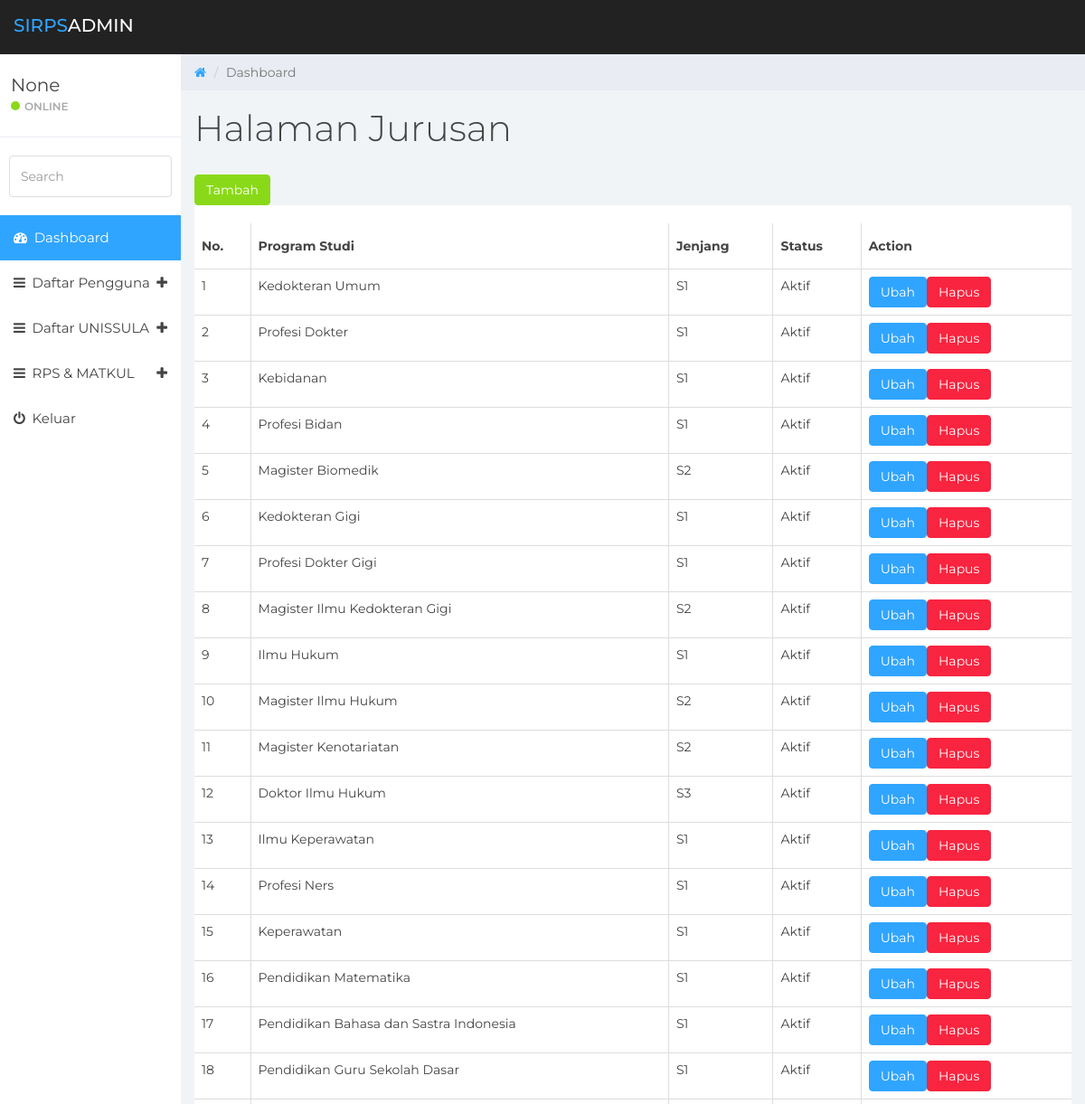
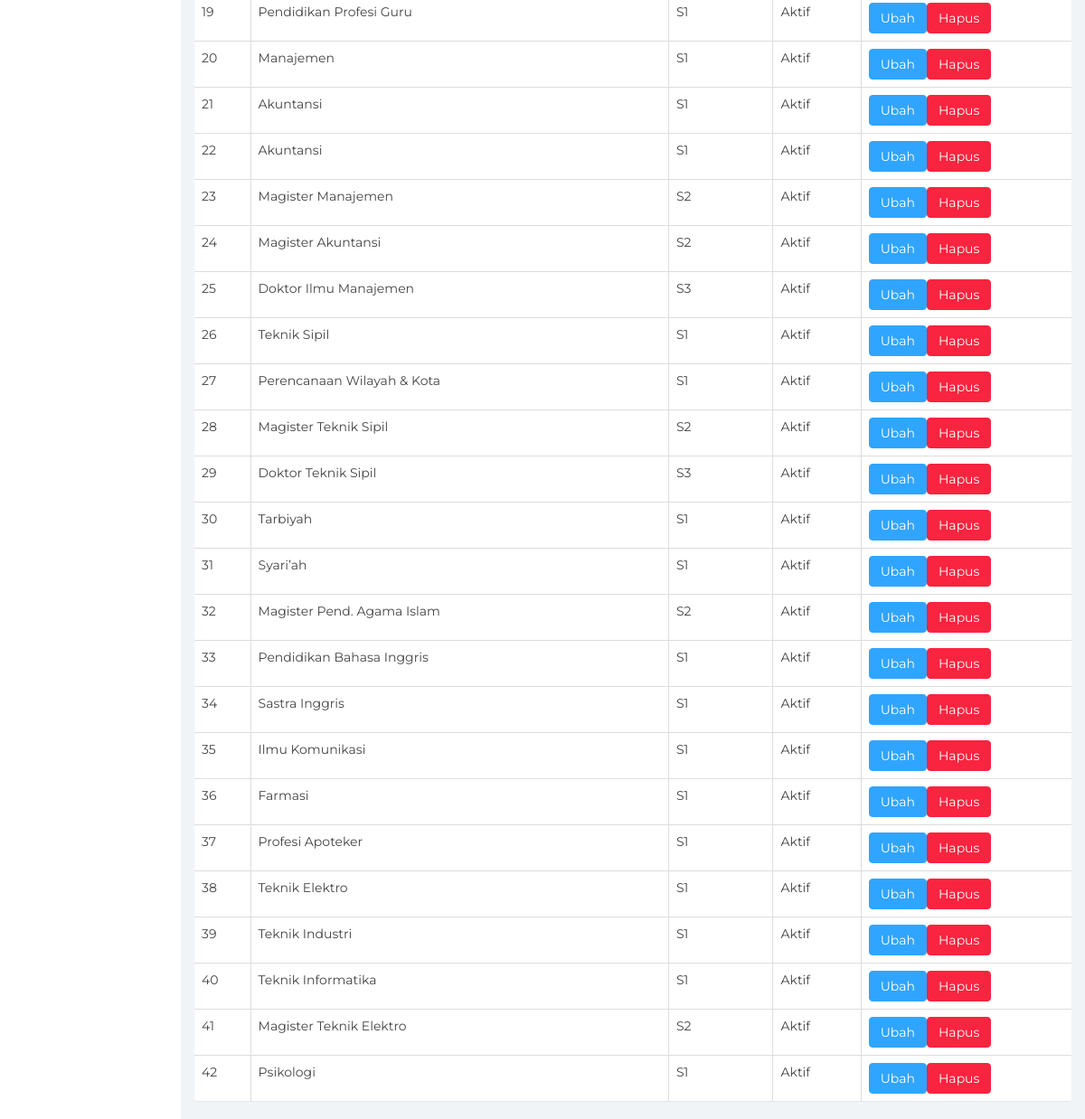
Page /admin/Home/vJurusan.php on the committed database (2 pictures, top to bottom).
### tables this page shows
CREATE TABLE `tbl_jurusan` (
  `idJurusan` int(11) NOT NULL,
  `idFakultas` int(11) NOT NULL,
  `programStudi` varchar(100) NOT NULL,
  `jenjang` varchar(255) NOT NULL,
  `status` varchar(50) NOT NULL
);

### admin/Home/vJurusan.php (the view, shortened to what this page needs)
<!DOCTYPE html>
<html>
<head>
    <link href="css/bootstrap.min.css" rel="stylesheet">
    <link href="css/font-awesome.min.css" rel="stylesheet">
    <link href="css/datepicker3.css" rel="stylesheet">
    <link href="css/styles.css" rel="stylesheet">
</head>
<body>
    <nav class="navbar navbar-custom navbar-fixed-top" role="navigation">
        <div class="container-fluid">
            <div class="navbar-header">
                <a class="navbar-brand" href="#"><span>SIRPS</span>Admin</a>
            </div>
        </div>
    </nav>
    <div id="sidebar-collapse" class="col-sm-3 col-lg-2 sidebar">
        <div class="profile-sidebar">
            <div class="profile-usertitle">
                <div class="profile-usertitle-name">
                    <?php
                    if (isset($_SESSION['emailAdmin'])) {
                        echo $_SESSION['emailAdmin'];
                    } else {
                        echo "None";
                    }
                    ?>
                </div>
                <div class="profile-usertitle-status"><span class="indicator label-success"></span>Online</div>
            </div>
        </div>
        <form role="search">
            <div class="form-group">
                <input type="text" class="form-control" placeholder="Search">
            </div>
        </form>
        <ul class="nav menu">
            <li class="active"><a href="./home.php"><em class="fa fa-dashboard">&nbsp;</em> Dashboard</a></li>
            <li class="parent "><a data-toggle="collapse" href="#sub-item-1">
                    <em class="fa fa-navicon">&nbsp;</em> Daftar Pengguna <span data-toggle="collapse" href="#sub-item-1" class="icon pull-right"><em class="fa fa-plus"></em></span>
                </a>
            </li>
            <li class="parent "><a data-toggle="collapse" href="#sub-item-2">
                    <em class="fa fa-navicon">&nbsp;</em> Daftar UNISSULA <span data-toggle="collapse" href="#sub-item-2" class="icon pull-right"><em class="fa fa-plus"></em></span>
                </a>
            </li>
            <li class="parent "><a data-toggle="collapse" href="#sub-item-3">
                    <em class="fa fa-navicon">&nbsp;</em> RPS & MATKUL <span data-toggle="collapse" href="#sub-item-3" class="icon pull-right"><em class="fa fa-plus"></em></span>
                </a>
            </li>
            <li><a href="../../controller/admin/prosesLogout_Admin.php"><em class="fa fa-power-off">&nbsp;</em> Keluar</a></li>
        </ul>
    </div>
    <div class="col-sm-9 col-sm-offset-3 col-lg-10 col-lg-offset-2 main">
        <div class="row">
            <ol class="breadcrumb">
                <li><a href="#">
                        <em class="fa fa-home"></em>
                    </a></li>
                <li class="active">Dashboard</li>
            </ol>
        </div>
        <div class="row">
            <div class="col-lg-12">
                <h1 class="page-header">Halaman Jurusan</h1>
                <div class="text-left">
                    <a href="./Master/vTambah_Jurusan.php">
                        <button class="btn btn-success">Tambah</button>
                    </a>
                </div>
            </div>
        </div>
        <div class="panel panel-container">
            <table class="table table-bordered">
                <thead>
                    <tr>
                        <th>No.</th>
                        <th>Program Studi</th>
                        <th>Jenjang</th>
                        <th>Status</th>
                        <th>Action</th>
                    </tr>
                </thead>
                <tbody>
                    <?php
                    include '../../database/koneksi.php';
                    $sql = "SELECT * FROM tbl_jurusan";
                    $result = mysqli_query($conn, $sql);
                    if ($result && mysqli_num_rows($result) > 0) {
                        $no = 1;
                        while ($row = mysqli_fetch_assoc($result)) {
                            echo "<tr>";
                            echo "<td>" . $no++ . "</td>";
                            echo "<td>" . $row['programStudi'] . "</td>";
                            echo "<td>" . $row['jenjang'] . "</td>";
                            echo "<td>" . $row['status'] . "</td>";
                            echo "<td>";
                            echo "<a href='./Master/vUbah_Jurusan.php?idJurusan=" . $row['idJurusan'] . "'><button class='btn btn-primary'>Ubah</button></a>";
                            echo "<a href='../../controller/admin/prosesHapus_Jurusan.php?idJurusan=" . $row['idJurusan'] . "'><button class='btn btn-danger'>Hapus</button></a>";
                            echo "</td>";
                            echo "</tr>";
                        }
                    } else {
                        echo "<tr><td colspan='4'>Tidak ada data admin.</td></tr>";
                    }
                    ?>
                </tbody>
            </table>
        </div>
    </div>
</body>
</html>

### admin/Home/css/styles.css (style rules this page uses)
body { background: #f1f4f7; padding-top: 60px; font-size: 14px; color: #444444; font-family: "Montserrat", "Helvetica Neue", Helvetica, Arial, sans-serif; }
a, a:hover, a:focus { color: #30a5ff; }
h1, h2, h3, h4, h5, h6 { color: #444444; }
h1 { font-weight: 300; font-size: 40px; }
input.form-control { border: 1px solid #ddd; box-shadow: none; height: 46px; }
.navbar-custom { background: #222; height: 60px; }
.navbar-header .navbar-brand { color: #fff; font-size: 20px; text-transform: uppercase; font-weight: 500; height: 60px; padding-top: 18px; }
.navbar-header .navbar-brand span { color: #30a5ff; }
.btn-primary, .btn-primary:hover, .btn-primary:focus, .btn-primary:active, .btn-primary.active, .open > .dropdown-toggle.btn-primary, .btn-primary.disabled, .btn-primary[disabled], fieldset[disabled] .btn-primary, .btn-primary.disabled:hover, .btn-primary[disabled]:hover, fieldset[disabled] .btn-primary:hover, .btn-primary.disabled:focus, .btn-primary[disabled]:focus, fieldset[disabled] .btn-primary:focus, .btn-primary.disabled:active, .btn-primary[disabled]:active, fieldset[disabled] .btn-primary:active, .btn-primary.disabled.active, .btn-primary[disabled].active, fieldset[disabled] .btn-primary.active { background-color: #30a5ff; border-color: #30a5ff; }
.btn-success, .btn-success:hover, .btn-success:focus, .btn-success:active, .btn-success.active, .open > .dropdown-toggle.btn-success, .btn-success.disabled, .btn-success[disabled], fieldset[disabled] .btn-success, .btn-success.disabled:hover, .btn-success[disabled]:hover, fieldset[disabled] .btn-success:hover, .btn-success.disabled:focus, .btn-success[disabled]:focus, fieldset[disabled] .btn-success:focus, .btn-success.disabled:active, .btn-success[disabled]:active, fieldset[disabled] .btn-success:active, .btn-success.disabled.active, .btn-success[disabled].active, fieldset[disabled] .btn-success.active { background-color: #8ad919; border-color: #8ad919; }
.btn-danger, .btn-danger:hover, .btn-danger:focus, .btn-danger:active, .btn-danger.active, .open > .dropdown-toggle.btn-danger, .btn-danger.disabled, .btn-danger[disabled], fieldset[disabled] .btn-danger, .btn-danger.disabled:hover, .btn-danger[disabled]:hover, fieldset[disabled] .btn-danger:hover, .btn-danger.disabled:focus, .btn-danger[disabled]:focus, fieldset[disabled] .btn-danger:focus, .btn-danger.disabled:active, .btn-danger[disabled]:active, fieldset[disabled] .btn-danger:active, .btn-danger.disabled.active, .btn-danger[disabled].active, fieldset[disabled] .btn-danger.active { background-color: #f9243f; border-color: #f9243f; }
.label-success { background-color: #8ad919; }
.panel { border: 0; }
.panel-container { padding-top: 20px; }
.navbar { border: 0; }
.sidebar { display: block; padding: 0; display: none; box-shadow: none; background: #fff; }
.sidebar ul { margin: 20px 0px; }
.sidebar form { padding: 10px 0 0 0; margin: 10px 10px 20px 10px; }
@media (min-width: 768px) { .sidebar { display: block; position: fixed; top: 60px; bottom: 0; left: 0; z-index: 1000; display: block; margin: 0; padding: 0; overflow-x: hidden; overflow-y: auto; } }
@media (min-width: 768px) { .navbar-header { width: 100%; } }
.sidebar ul.nav .active a, .sidebar ul.nav li.parent a.active, .sidebar ul.nav .active > a:hover, .sidebar ul.nav li.parent a.active:hover, .sidebar ul.nav .active > a:focus, .sidebar ul.nav li.parent a.active:focus { color: #fff; background-color: #30a5ff; }
.sidebar ul.nav li a { height: 50px; font-size: 15px; line-height: 2em; color: #444444; }
.profile-sidebar { padding: 10px 0; border-bottom: 1px solid #e9ecf2; }
.indicator { width: 10px; height: 10px; display: inline-block; border-radius: 9999px; margin-right: 5px; }
.profile-usertitle { float: left; text-align: left; margin: 10px 0 0 12px; }
.profile-usertitle-name { font-size: 20px; margin-bottom: 0px; }
.profile-usertitle-status { text-transform: uppercase; color: #AAA; font-size: 12px; font-weight: 600; margin-bottom: 15px; }
.breadcrumb { border-radius: 0; padding: 10px 15px 10px 15px; background: #e9ecf2; margin: 0; }
h1.page-header { margin-top: 20px; border-bottom: 0; }
.table { background: #fff; }
.table > thead > tr > th { border-bottom: 1px solid #e6e7e8; vertical-align: middle; height: 50px; }

### rows in the picture
tbl_jurusan: programStudi "Kedokteran Umum", jenjang "S1", status "Aktif"
tbl_jurusan: programStudi "Profesi Dokter", jenjang "S1", status "Aktif"
tbl_jurusan: programStudi "Kebidanan", jenjang "S1", status "Aktif"
tbl_jurusan: programStudi "Profesi Bidan", jenjang "S1", status "Aktif"
tbl_jurusan: programStudi "Magister Biomedik", jenjang "S2", status "Aktif"
tbl_jurusan: programStudi "Kedokteran Gigi", jenjang "S1", status "Aktif"
tbl_jurusan: programStudi "Profesi Dokter Gigi", jenjang "S1", status "Aktif"
tbl_jurusan: programStudi "Magister Ilmu Kedokteran Gigi", jenjang "S2", status "Aktif"
tbl_jurusan: programStudi "Ilmu Hukum", jenjang "S1", status "Aktif"
tbl_jurusan: programStudi "Magister Ilmu Hukum", jenjang "S2", status "Aktif"
tbl_jurusan: programStudi "Magister Kenotariatan", jenjang "S2", status "Aktif"
tbl_jurusan: programStudi "Doktor Ilmu Hukum", jenjang "S3", status "Aktif"
tbl_jurusan: programStudi "Ilmu Keperawatan", jenjang "S1", status "Aktif"
tbl_jurusan: programStudi "Profesi Ners", jenjang "S1", status "Aktif"
tbl_jurusan: programStudi "Keperawatan", jenjang "S1", status "Aktif"
tbl_jurusan: programStudi "Pendidikan Matematika", jenjang "S1", status "Aktif"
tbl_jurusan: programStudi "Pendidikan Bahasa dan Sastra Indonesia", jenjang "S1", status "Aktif"
tbl_jurusan: programStudi "Pendidikan Guru Sekolah Dasar", jenjang "S1", status "Aktif"
tbl_jurusan: programStudi "Pendidikan Profesi Guru", jenjang "S1", status "Aktif"
tbl_jurusan: programStudi "Manajemen", jenjang "S1", status "Aktif"
tbl_jurusan: programStudi "Akuntansi", jenjang "S1", status "Aktif"
tbl_jurusan: programStudi "Akuntansi", jenjang "S1", status "Aktif"
tbl_jurusan: programStudi "Magister Manajemen", jenjang "S2", status "Aktif"
tbl_jurusan: programStudi "Magister Akuntansi", jenjang "S2", status "Aktif"
tbl_jurusan: programStudi "Doktor Ilmu Manajemen", jenjang "S3", status "Aktif"
tbl_jurusan: programStudi "Teknik Sipil", jenjang "S1", status "Aktif"
tbl_jurusan: programStudi "Perencanaan Wilayah & Kota", jenjang "S1", status "Aktif"
tbl_jurusan: programStudi "Magister Teknik Sipil", jenjang "S2", status "Aktif"
tbl_jurusan: programStudi "Doktor Teknik Sipil", jenjang "S3", status "Aktif"
tbl_jurusan: programStudi "Tarbiyah", jenjang "S1", status "Aktif"
tbl_jurusan: programStudi "Syari’ah", jenjang "S1", status "Aktif"
tbl_jurusan: programStudi "Magister Pend. Agama Islam", jenjang "S2", status "Aktif"
tbl_jurusan: programStudi "Pendidikan Bahasa Inggris", jenjang "S1", status "Aktif"
tbl_jurusan: programStudi "Sastra Inggris", jenjang "S1", status "Aktif"
tbl_jurusan: programStudi "Ilmu Komunikasi", jenjang "S1", status "Aktif"
tbl_jurusan: programStudi "Farmasi", jenjang "S1", status "Aktif"
tbl_jurusan: programStudi "Profesi Apoteker", jenjang "S1", status "Aktif"
tbl_jurusan: programStudi "Teknik Elektro", jenjang "S1", status "Aktif"
tbl_jurusan: programStudi "Teknik Industri", jenjang "S1", status "Aktif"
tbl_jurusan: programStudi "Teknik Informatika", jenjang "S1", status "Aktif"
tbl_jurusan: programStudi "Magister Teknik Elektro", jenjang "S2", status "Aktif"
tbl_jurusan: programStudi "Psikologi", jenjang "S1", status "Aktif"
